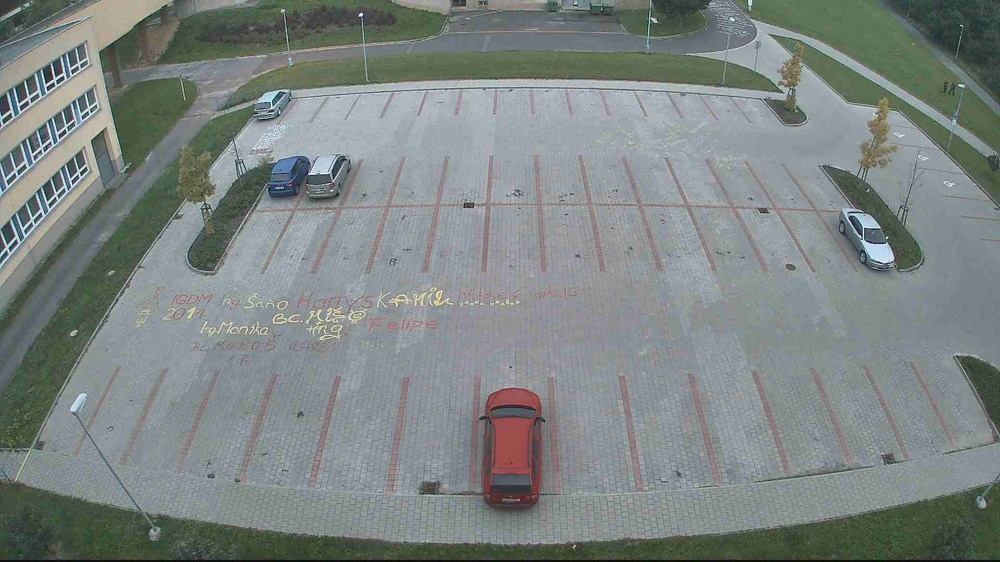
#> input picture test_images_zao/test1.jpg, 1000 x 562 px, shrunk from 1920 x 1080 before the run
$ python -i main.py   (imports and definitions only)   (older library calls are emulated)
#> lines starting #> are read from the running program, lines starting #| are printed output that depends on the picture
#> further down, picture is the input picture: shape (562, 1000, 3); mean B, G, R 130.5, 132.3, 124.6
#!/usr/bin/python
import sys
import cv2
import numpy as np
import glob
import os


# [78 lines left out: functions order_points, four_point_transform, load_parking_coordinates, load_ground_truth, get_test_image_paths, not called in this run]


def compute_edges(image_patch, edge_method="canny"):

#> called with edge_method = 'canny'
    gray = cv2.cvtColor(image_patch, cv2.COLOR_BGR2GRAY)
    blurred = cv2.GaussianBlur(gray, (5, 5), 0)
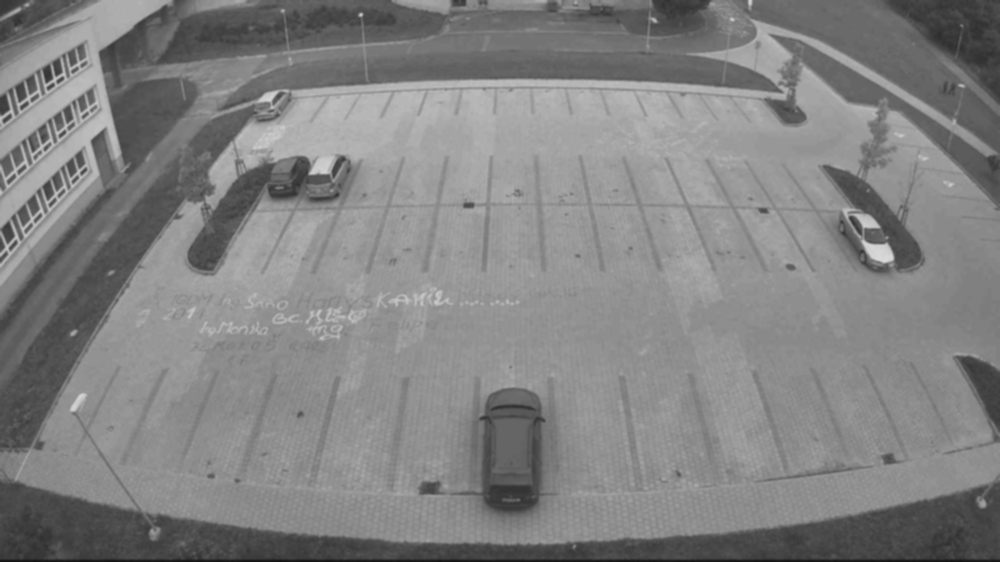
#> blurred: shape (562, 1000); min 17, max 219, mean 129.8

    if edge_method == "canny":
        edges = cv2.Canny(blurred, 50, 150)
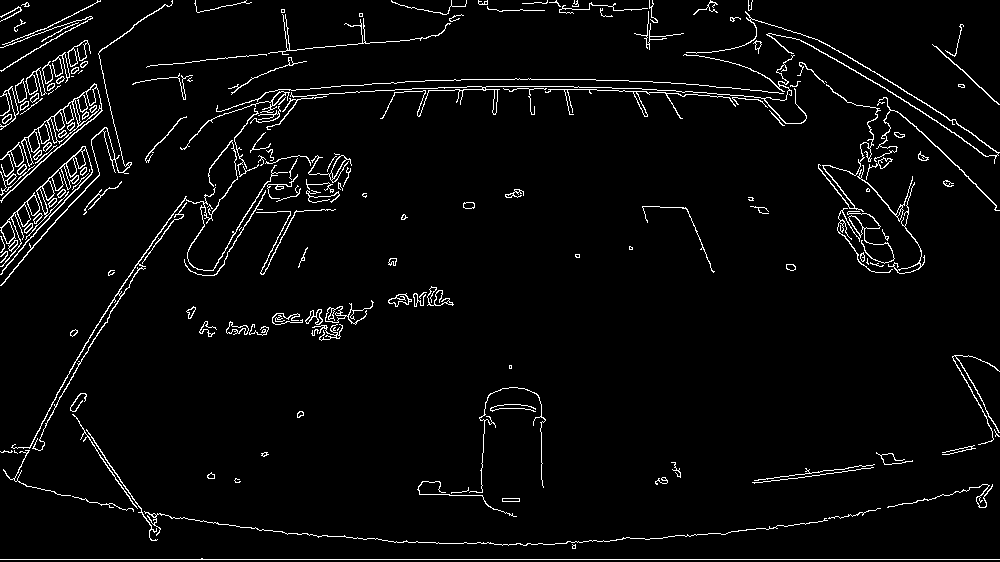
#> edges: shape (562, 1000); 3.7% white in thin lines or dots
    elif edge_method == "sobel":
        grad_x = cv2.Sobel(blurred, cv2.CV_16S, 1, 0)
        grad_y = cv2.Sobel(blurred, cv2.CV_16S, 0, 1)

        abs_grad_x = cv2.convertScaleAbs(grad_x)
        abs_grad_y = cv2.convertScaleAbs(grad_y)

        edges = cv2.addWeighted(abs_grad_x, 0.5, abs_grad_y, 0.5, 0)
        _, edges = cv2.threshold(edges, 50, 255, cv2.THRESH_BINARY)

    elif edge_method == "laplacian":
        lap = cv2.Laplacian(blurred, cv2.CV_16S)

        edges = cv2.convertScaleAbs(lap)

        _, edges = cv2.threshold(edges, 50, 255, cv2.THRESH_BINARY)
    elif edge_method == "scharr":
        scharrx = cv2.Scharr(blurred, cv2.CV_16S, 1, 0)
        scharry = cv2.Scharr(blurred, cv2.CV_16S, 0, 1)

        abs_scharrx = cv2.convertScaleAbs(scharrx)
        abs_scharry = cv2.convertScaleAbs(scharry)

        edges = cv2.addWeighted(abs_scharrx, 0.5, abs_scharry, 0.5, 0)
        _, edges = cv2.threshold(edges, 50, 255, cv2.THRESH_BINARY)
    else:
        edges = cv2.Canny(blurred, 50, 150)

    # Kernel mi dával horší výsledky

    return edges


# [224 lines left out: functions compute_free_edge_counts, compute_thresholds, detect_parking_status, draw_parking_spot, process_test_images, evaluate_configuration and 1 more, not called in this run]


# [2 lines not run here, left out]

>>> import cv2
>>> picture = cv2.imread('test_images_zao/test1.jpg')
>>> result = compute_edges(picture)

$ run again, on test_images_zao/test13.jpg
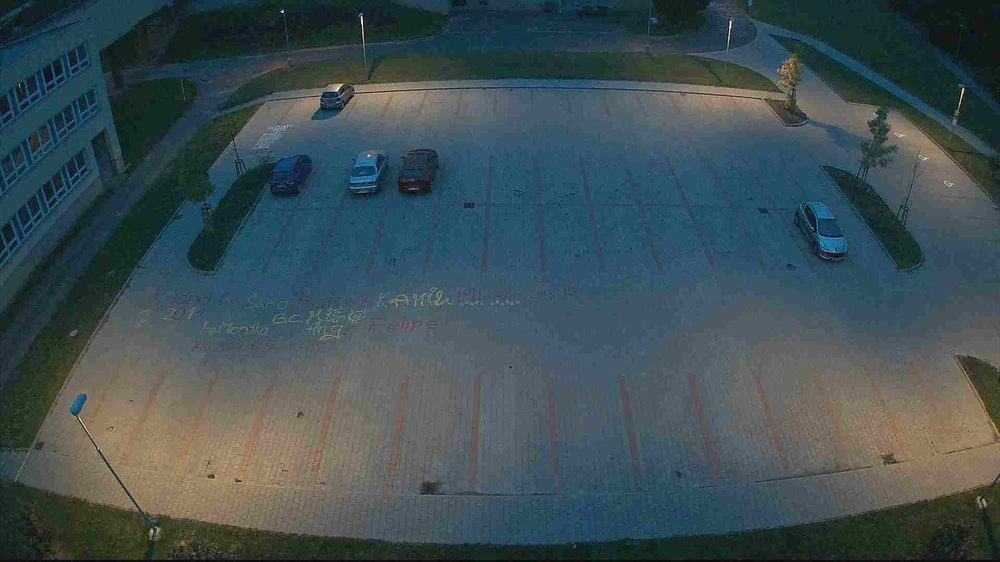
#> input picture test_images_zao/test13.jpg, 1000 x 562 px, shrunk from 1920 x 1080 before the run
#> picture is the input picture: shape (562, 1000, 3); mean B, G, R 83.8, 79, 62.8
#> in compute_edges, `gray = cv2.cvtColor(image_patch, cv2.COLOR_BGR2GRAY)`:
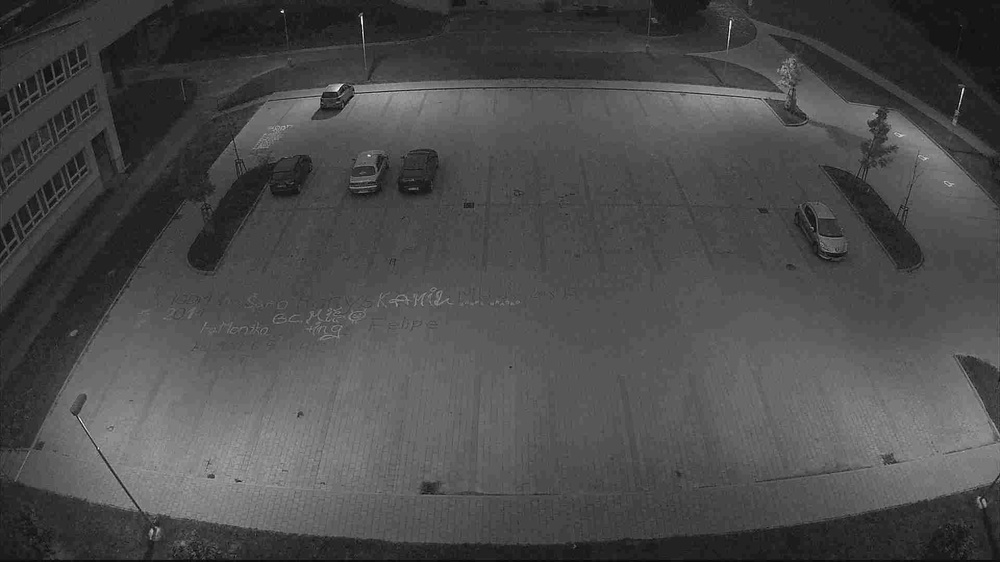
#> gray: shape (562, 1000); min 0, max 254, mean 74.7
#> in compute_edges, `edges = cv2.Canny(blurred, 50, 150)`:
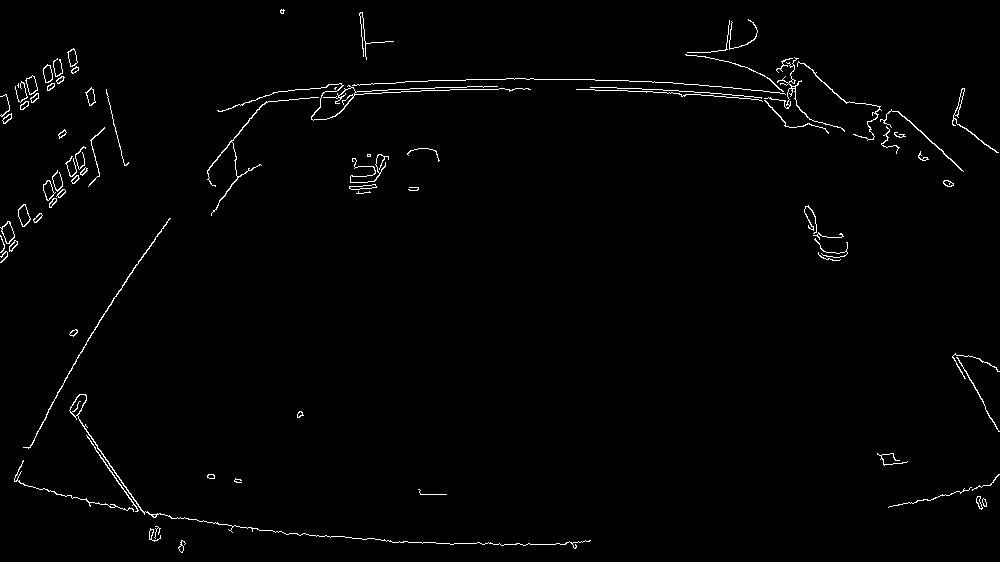
#> edges: shape (562, 1000); 1.3% white in thin lines or dots

$ run again, on test_images_zao/test14.jpg
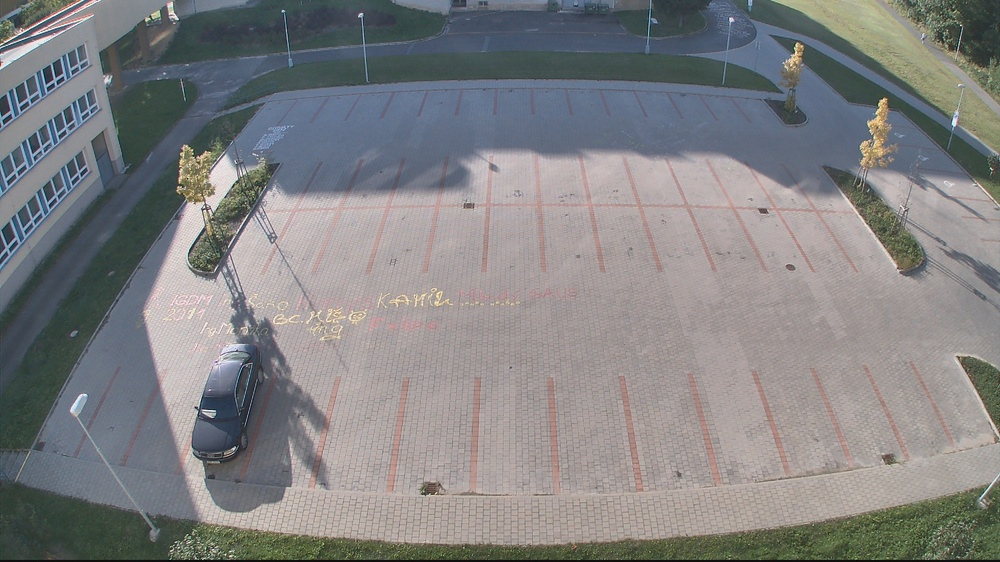
#> input picture test_images_zao/test14.jpg, 1000 x 562 px, shrunk from 1920 x 1080 before the run
#> picture is the input picture: shape (562, 1000, 3); mean B, G, R 130.3, 129.5, 129.5
#> in compute_edges, `gray = cv2.cvtColor(image_patch, cv2.COLOR_BGR2GRAY)`:
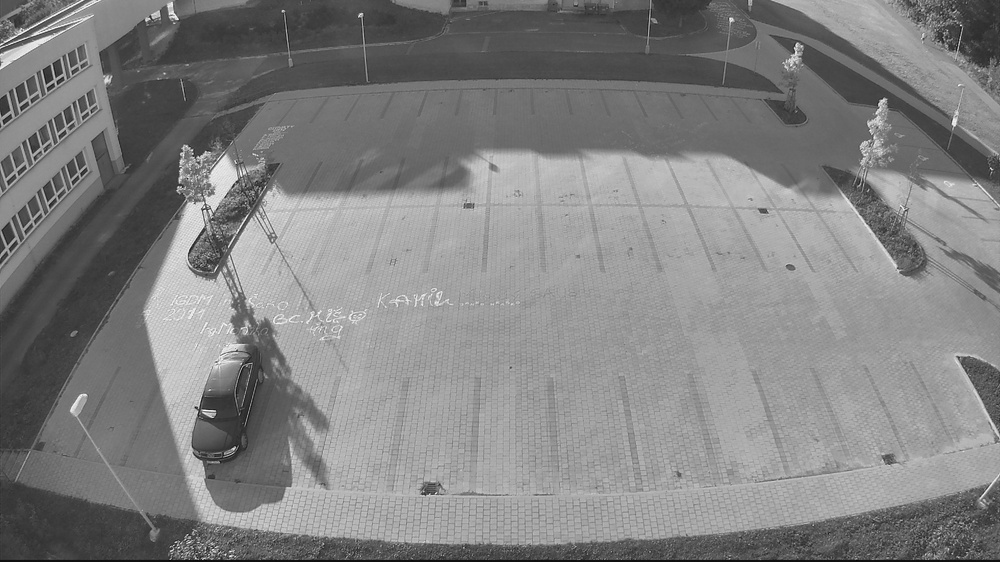
#> gray: shape (562, 1000); min 3, max 255, mean 129.6
#> in compute_edges, `edges = cv2.Canny(blurred, 50, 150)`:
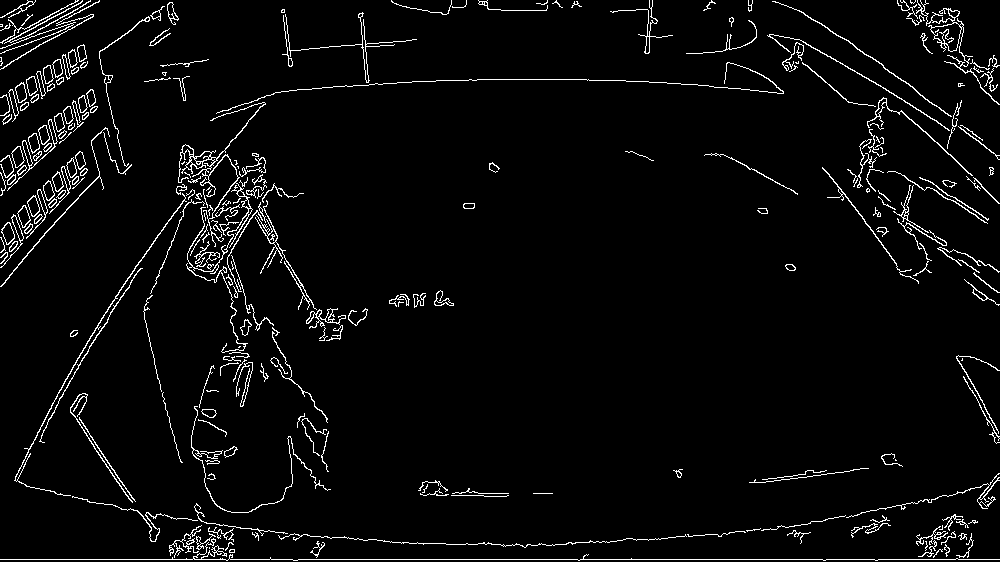
#> edges: shape (562, 1000); 3.9% white in thin lines or dots

$ run again, on test_images_zao/test15.jpg
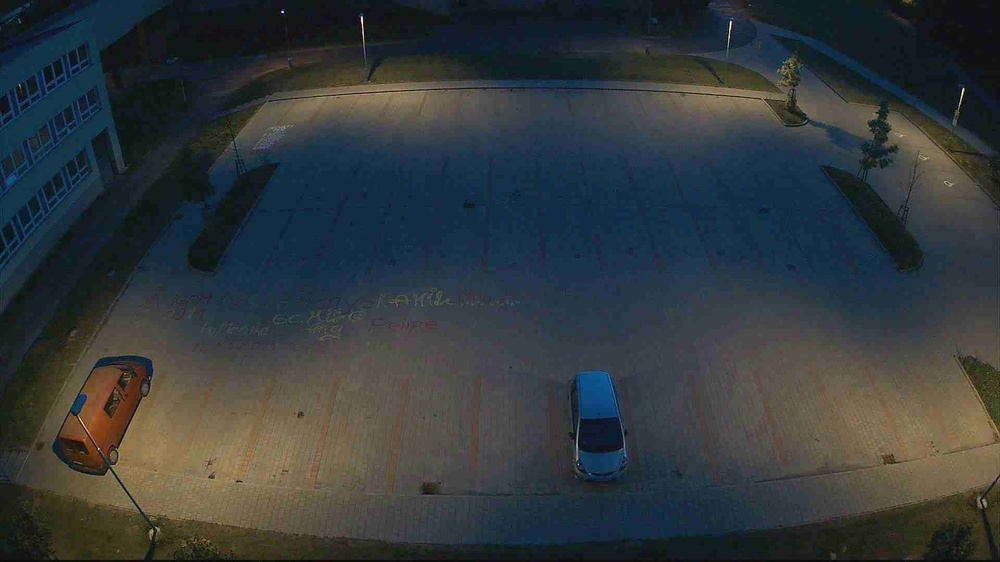
#> input picture test_images_zao/test15.jpg, 1000 x 562 px, shrunk from 1920 x 1080 before the run
#> picture is the input picture: shape (562, 1000, 3); mean B, G, R 59.3, 57.2, 50.6
#> in compute_edges, `gray = cv2.cvtColor(image_patch, cv2.COLOR_BGR2GRAY)`:
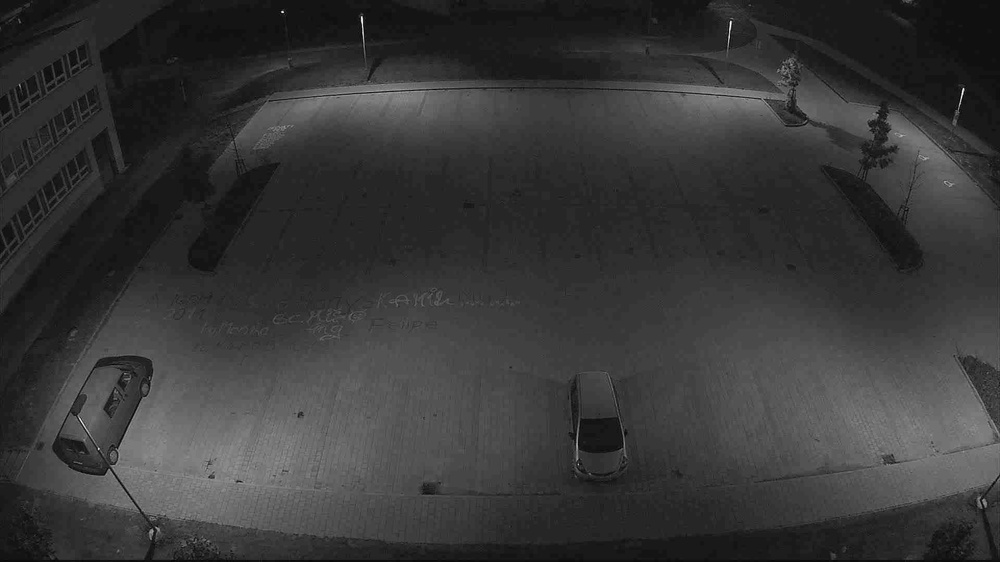
#> gray: shape (562, 1000); min 2, max 254, mean 55.4
#> in compute_edges, `edges = cv2.Canny(blurred, 50, 150)`:
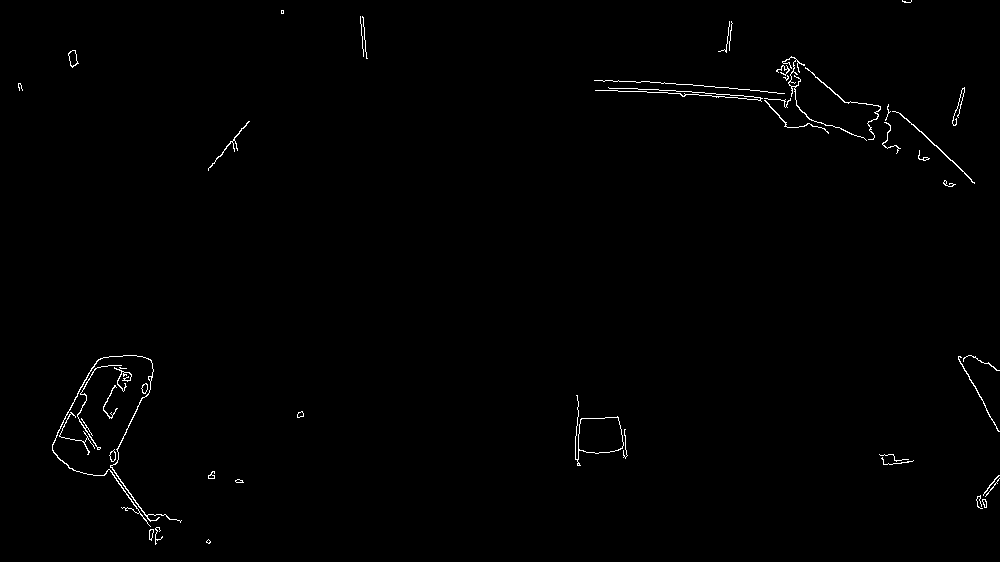
#> edges: shape (562, 1000); 0.69% white in thin lines or dots
